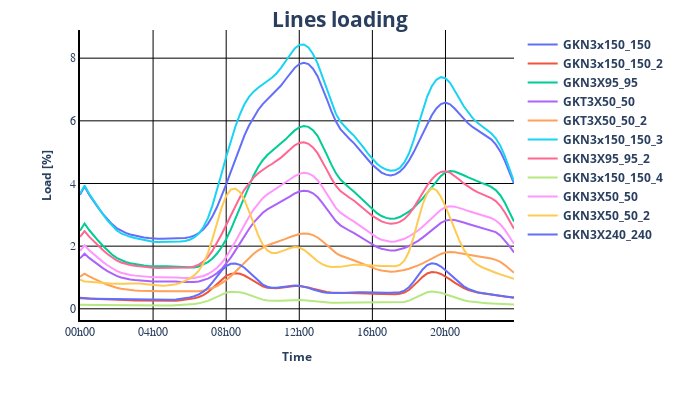
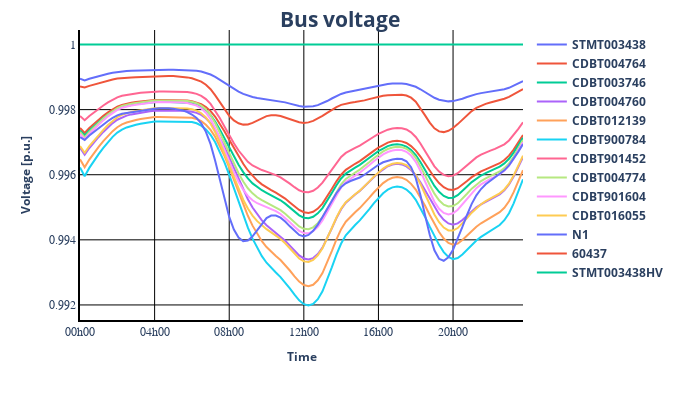
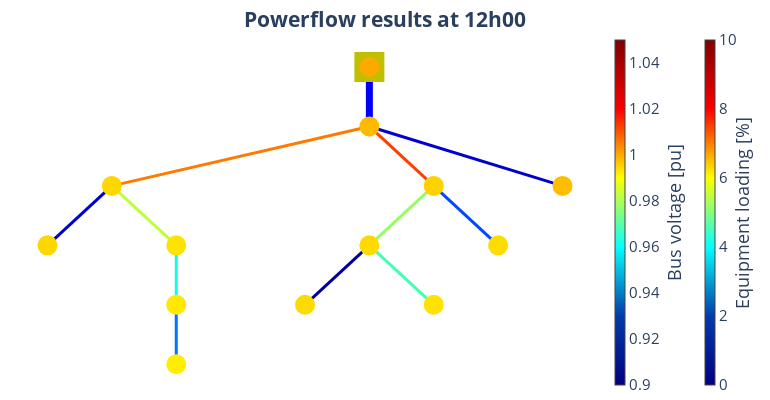

The code cell stored with these charts, in order, in its notebook:
### Markdown cell above
Plotting results without solar production

### Code cell
pp_plot.plot_timeseries_result(
    data_df=result_df["res_line.loading_percent"],
    ylabel="Load [%]",
    plot_title="Lines loading without solar production",
    filename="loading_result_without_solar",
)

pp_plot.plot_timeseries_result(
    data_df=result_df["res_bus.vm_pu"],
    ylabel="Voltage [p.u.]",
    plot_title="Bus voltage without solar production",
    filename="bus_voltage_without_solar",
)

# Powerflow results
plot_time = time(12, 0)  # Max load on GKN3x150_150_3 : 12am
pp_plot.plot_timestamps_powerflow_result(
    net=net_trey,
    voltage_range=(0.9, 1.05),  # In p.u.
    loading_range=(0, 10),  # In %
    plot_time=plot_time,
    filename="powerflow_result_without_solar",
)
